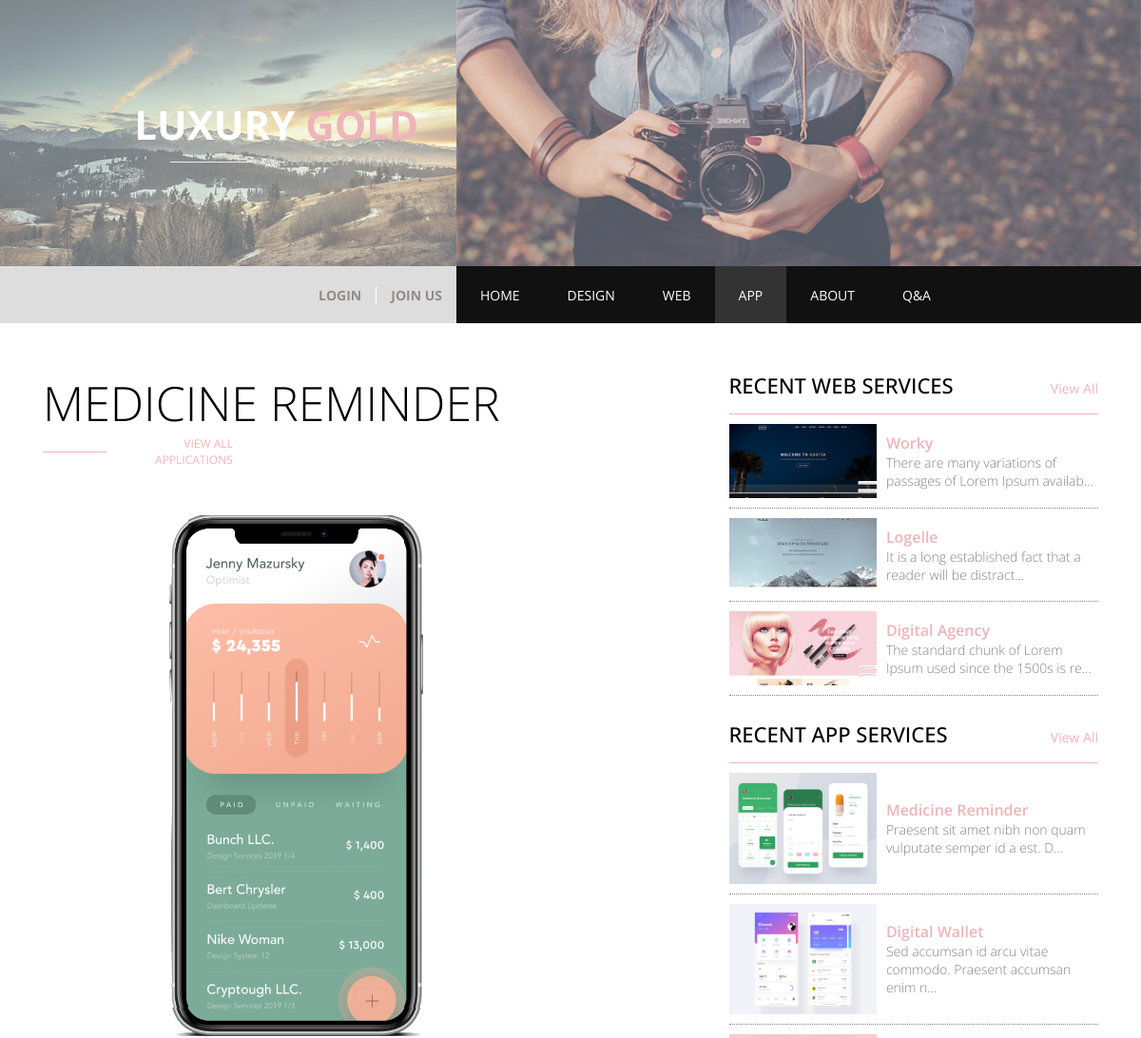
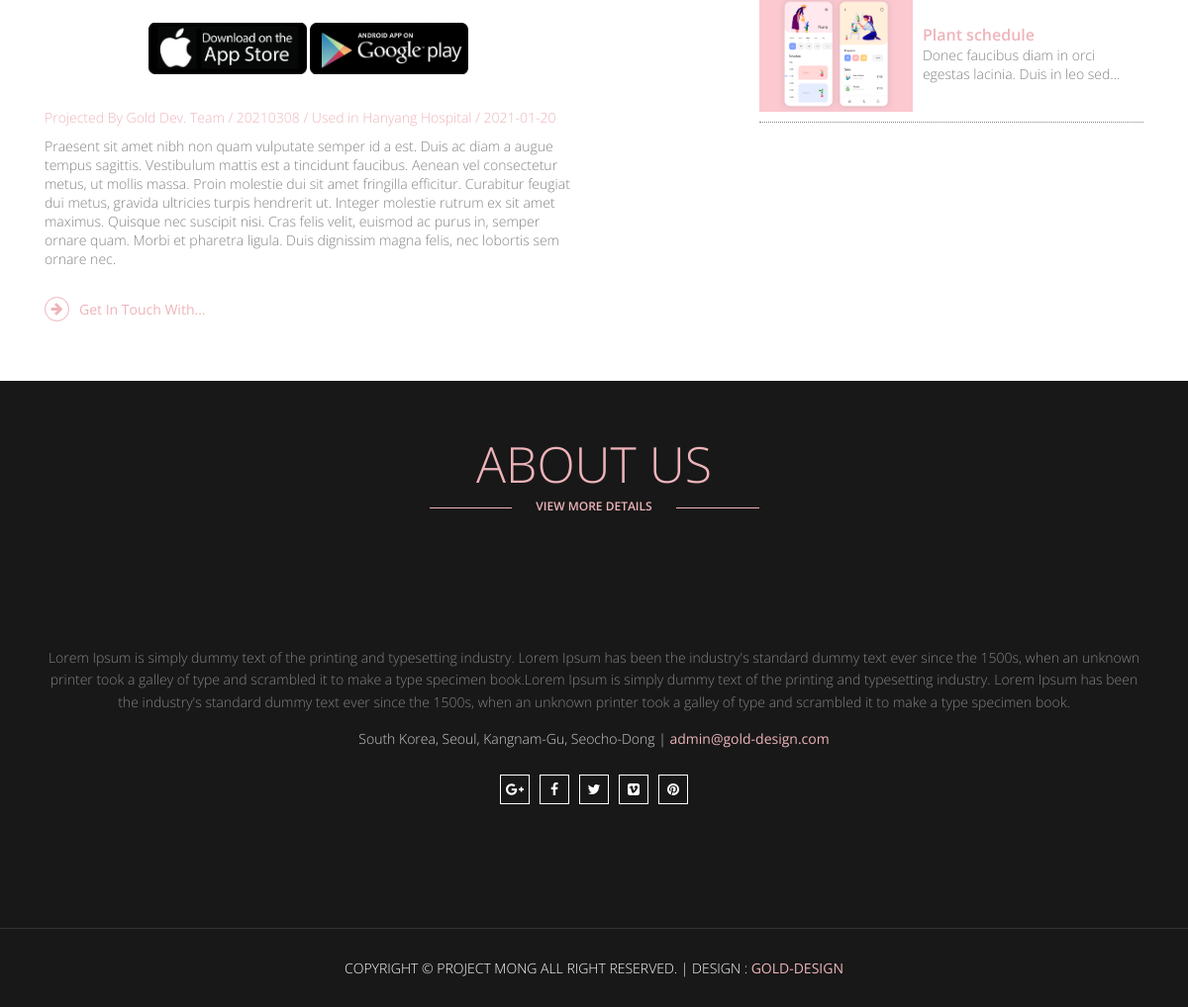
The page /pages/app/app_detail.php?num=17 on the database its author committed (2 pictures, top to bottom).
### tables this page shows
CREATE TABLE `gold_app` (
  `GOLD_APP_num` int(11) NOT NULL COMMENT '고유번호',
  `GOLD_APP_tit` varchar(20) NOT NULL COMMENT '제목',
  `GOLD_APP_ser` varchar(20) NOT NULL COMMENT '일련번호',
  `GOLD_APP_des` text NOT NULL COMMENT '설명',
  `GOLD_APP_img` varchar(30) NOT NULL COMMENT '사진',
  `GOLD_APP_thumb` varchar(30) NOT NULL COMMENT '썸네일사진',
  `GOLD_APP_cli` varchar(50) DEFAULT NULL COMMENT '납품처',
  `GOLD_APP_reg` varchar(15) NOT NULL COMMENT '등록일'
);

CREATE TABLE `gold_web` (
  `GOLD_WEB_num` int(11) NOT NULL COMMENT '고유번호',
  `GOLD_WEB_tit` varchar(20) NOT NULL COMMENT '제목',
  `GOLD_WEB_ser` varchar(20) NOT NULL COMMENT '시리얼넘버',
  `GOLD_WEB_des` text NOT NULL COMMENT '설명',
  `GOLD_WEB_img` varchar(30) NOT NULL COMMENT '사진',
  `GOLD_WEB_mimg` varchar(50) NOT NULL COMMENT '모바일사진',
  `GOLD_WEB_thumb` varchar(30) NOT NULL COMMENT '썸네일사진',
  `GOLD_WEB_cli` varchar(30) NOT NULL COMMENT '납품처',
  `GOLD_WEB_reg` varchar(15) DEFAULT NULL COMMENT '등록일',
  `GOLD_WEB_dom` varchar(50) DEFAULT NULL COMMENT '도메인주소'
);

### pages/app/app_detail.php (the view, shortened to what this page needs)
<?php
  $app_detail_num = $_GET['num'];
  include $_SERVER['DOCUMENT_ROOT']."/Gold/php_process/connect/db_connect.php";
$sql="select * from gold_app where GOLD_APP_num=$app_detail_num";
$app_result=mysqli_query($dbConn, $sql);
$app_row=mysqli_fetch_array($app_result);
$app_detail_tit=$app_row['GOLD_APP_tit'];
$app_detail_ser=$app_row['GOLD_APP_ser'];
$app_detail_des=$app_row['GOLD_APP_des'];
$app_detail_cli=$app_row['GOLD_APP_cli'];
$app_detail_reg=$app_row['GOLD_APP_reg'];
?>
<!DOCTYPE html>
<html lang="en">
<head>
  <link rel="stylesheet" href="https://cdnjs.cloudflare.com/ajax/libs/font-awesome/4.7.0/css/font-awesome.min.css">
  <link rel="stylesheet" href="/Gold/plugin/lightslider.css">
  <link rel="stylesheet" href="/Gold/css/design_web_app.css">
  <link rel="stylesheet" href="/Gold/css/style.css">
  <link rel="stylesheet" href="/Gold/css/animation.css">
  <link rel="stylesheet" href="/Gold/css/media.css">
</head>
  <body>
    <div class="wrap">
    <?php include $_SERVER["DOCUMENT_ROOT"]."/Gold/include/header.php" ?>
    <section class="contents appDetail dewebDetail">
      <div class="center clear">
        <div class="appLeft deWeLeft">
          <div class="title">
            <h2><?=$app_detail_tit?></h2>
            <div class="linkBox">
              <span class="line"></span>
              <a href="/Gold/pages/app/app.php">view all applications</a>
            </div>
          </div>
          <div class="detailCon">
            <div class="appFramebox">
              <ul id="appMain">
                <li>
                  <img src="/Gold/data/app_page/app_main/app_main_005.png" alt="">
                </li>
              </ul>
              <span class="frameTop"></span>
              <span class="frameLeft"></span>
              <span class="frameRIght"></span>
              <span class="frameBottom"></span>
            </div>
            <div class="appStoreBtns">
              <a href="#"><img src="/Gold/img/app_store.jpg" alt=""></a>
              <a href="#"><img src="/Gold/img/google_play.jpg" alt=""></a>
            </div>
            <p class="detailInfo">
              Projected By Gold Dev. Team / <?=$app_detail_ser?> / Used in <?=$app_detail_cli?> / <?=$app_detail_reg?>
            </p>
            <div class="detailDesc">
              <p><?=$app_detail_des?></p>
              <a href="/Gold/index.php#contact"><i class="fa fa-arrow-right"></i>Get In Touch With...</a>
            </div>
          </div>
        </div>
        <div class="appRight deWeRight">
          <?php include $_SERVER["DOCUMENT_ROOT"]."/Gold/include/web_side_detail.php" ?>
          <?php include $_SERVER["DOCUMENT_ROOT"]."/Gold/include/app_side_detail.php" ?>
        </div>
      </div>
    </section>
    <?php include $_SERVER["DOCUMENT_ROOT"]."/Gold/include/about.php" ?>
    <?php include $_SERVER["DOCUMENT_ROOT"]."/Gold/include/footer.php" ?>
    </div>
  </body>
</html>

### include/header.php (shortened to what this page needs)
<?php
  if(isset($_SESSION["userid"])){
    $userid = $_SESSION["userid"];
  }else{
    $userid = '';
  }
?>
    <div class="topMain clear">
      <div class="bannerBox">
        <span class="overlay"></span>
        <div class="slogan">
          <h2>LUXURY <b>GOLD</b> </h2>
          <hr>
          <p> PASSION FOR FASHION</p>
        </div>
      </div>
      <div class="headerBox">
        <span class="overlay"></span>
      </div>
      <div class="loginWrap">
        <div class="logBox">
          <?php
            if(!$userid){
          ?>
            <a href="/Gold/pages/login/login_form.php">LOGIN</a>
            <a href="/Gold/pages/login/join_form.php">JOIN US</a>
          <?php
            }
          ?>
        </div>
      </div>
      <div class="gnb">
        <ul class="clear">
          <li class="active"><a href="/Gold/index.php?key=0">HOME</a></li>
          <li><a href="/Gold/pages/design/design.php">DESIGN</a></li>
          <li><a href="/Gold/pages/web/web.php">WEB</a></li>
          <li><a href="/Gold/pages/app/app.php">APP</a></li>
          <li><a href="#">ABOUT</a></li>
          <li><a href="/Gold/pages/qna/qna.php">Q&A</a></li>
        </ul>
      </div>
    </div>

### include/web_side_detail.php
<div class="detailWeb">
            <div class="webTit">
              <h2>Recent Web Services</h2>
              <a href="/Gold/pages/web/web.php">View All</a>
            </div>
            <?php
              include $_SERVER["DOCUMENT_ROOT"]."/Gold/php_process/connect/db_connect.php";
              $sql="select * from gold_web order by GOLD_WEB_num desc limit 3";
              $web_side_result = mysqli_query($dbConn, $sql);
              while($web_side_row = mysqli_fetch_array($web_side_result)){
                $web_side_num = $web_side_row['GOLD_WEB_num'];
                $web_side_thumb = $web_side_row['GOLD_WEB_thumb'];
                $web_side_tit = $web_side_row['GOLD_WEB_tit'];
                $web_side_des = $web_side_row['GOLD_WEB_des'];
            ?>
            <div class="webLinks">
              <div class="subWebImg">
                <img src="/Gold/data/web_page/thumb/<?=$web_side_thumb?>" alt="">
              </div>
              <div class="subWebTxt">
                <a href="/Gold/pages/web/web_detail.php?num=<?=$web_side_num?>"><?=$web_side_tit?></a>
                <em><?=$web_side_des?></em>
              </div>
            </div>
            <?php
              }
            ?>
          </div>

### include/app_side_detail.php
<div class="detailApp">
  <div class="appTit">
    <h2>Recent App Services</h2>
    <a href="/Gold/pages/app/app.php">View All</a>
  </div>
  <?php
    include $_SERVER["DOCUMENT_ROOT"]."/Gold/php_process/connect/db_connect.php";
    $sql="select * from gold_app order by GOLD_APP_num desc limit 3";
    $app_side_result = mysqli_query($dbConn, $sql);
    while($app_side_row = mysqli_fetch_array($app_side_result)){
      $app_side_num = $app_side_row['GOLD_APP_num'];
      $app_side_thumb = $app_side_row['GOLD_APP_thumb'];
      $app_side_tit = $app_side_row['GOLD_APP_tit'];
      $app_side_des = $app_side_row['GOLD_APP_des'];
  ?>
  <div class="appLinks">
    <div class="subAppImg">
      <img src="/Gold/data/app_page/app_thumb/<?=$app_side_thumb?>" alt="">
    </div>
    <div class="subAppTxt">
      <a href="/Gold/pages/app/app_detail.php?num=<?=$app_side_num?>"><?=$app_side_tit?></a>
      <em><?=$app_side_des?></em>
    </div>
  </div>
  <?php
    }
  ?>
</div>

### include/about.php (shortened to what this page needs)
<section class="contents about hasTitle">
      <div class="center clear">
        <div class="title">
          <h2>ABOUT US</h2>
          <div class="subTit">
            <a href="#" class="subLink">View More Details</a>
          </div>
        </div>
        <div class="aboutTxt">
          <p>
            Lorem Ipsum is simply dummy text of the printing and typesetting industry. Lorem Ipsum has been the industry's standard dummy text ever since the 1500s, when an unknown printer took a galley of type and scrambled it to make a type specimen book.Lorem Ipsum is simply dummy text of the printing and typesetting industry. Lorem Ipsum has been the industry's standard dummy text ever since the 1500s, when an unknown printer took a galley of type and scrambled it to make a type specimen book.
          </p>
          <p class="address">
            South Korea, Seoul, Kangnam-Gu, Seocho-Dong |
            <a href="#">admin@gold-design.com</a>
          </p>
          <ul class="sns">
            <li><a href="#"><i class="fa fa-google-plus"></i></a></li>
            <li><a href="#"><i class="fa fa-facebook"></i></a></li>
            <li><a href="#"><i class="fa fa-twitter"></i></a></li>
            <li><a href="#"><i class="fa fa-vimeo-square"></i></a></li>
            <li><a href="#"><i class="fa fa-pinterest"></i></a></li>
        </ul>
        </div>
      </div>
    </section>

### include/footer.php
<footer>
      <p>
        copyright &copy; project mong all right reserved. | DESIGN : <span>GOLD-DESIGN</span>
      </p>
</footer>

### css/design_web_app.css (style rules this page uses)
.deWeLeft { width: 60%; height: auto; float: left; }
.dewebDetail .title { float: none; margin-bottom: 50px; }
.dewebDetail .title a { width: 20%; }
.detailCon { width: 100%; height: auto; padding-right: 20%; }
.detailInfo { width: 100%; height: auto; padding: 5px 0 10px 0; font-weight: 300; color: #eeb4ba; }
.detailDesc p { color: #838383; font-weight: 300; }
.detailDesc a { display:flex; width:100%; align-items:center; padding:10px 0; color:#eeb4ba; }
.detailDesc i.fa { width: 25px; height: 25px; border:1px solid #eeb4ba; border-radius:50%; display:flex; align-items:center; justify-content:center; color:#eeb4ba; margin-right:10px; }
.deWeRight { width: 40%; height: auto; float: right; padding-left: 5%; }
.deWeRight .detailWeb { width: 100%; height: auto; margin-bottom: 25px; }
.deWeRight .webTit, .deWeRight .appTit { width: 100%; height: auto; padding:0 0 15px 0; border-bottom:1px solid #eeb4ba; display:flex; justify-content: space-between; align-items: baseline; }
.deWeRight .webTit h2, .deWeRight .appTit h2 { font-size:22px; font-weight:500; text-transform:uppercase; }
.deWeRight .webTit a, .deWeRight .appTit a { color:#eeb4ba; }
.deWeRight .detailWeb .webLinks, .deWeRight .detailApp .appLinks { width: 100%; height: auto; display: flex; padding: 10px 0;border-bottom: 1px dotted #838383; }
.deWeRight .webLinks .subWebImg, .deWeRight .appLinks .subAppImg { width:40%; height: auto; overflow: hidden; _background: url(/Gold/img/new-arrival-3.jpg) no-repeat center center; }
.deWeRight .webLinks .subWebImg img, .deWeRight .appLinks .subAppImg img { width: 100%; }
.deWeRight .webLinks .subWebTxt, .deWeRight .appLinks .subAppTxt { width: 60%; padding-left:10px; display: flex; flex-direction: column; justify-content: center; }
.deWeRight .webLinks .subWebTxt a, .deWeRight .appLinks .subAppTxt a { font-weight:600; font-size:16px; color:#eeb4ba; }
.deWeRight .webLinks .subWebTxt em, .deWeRight .appLinks .subAppTxt em { color:#838383; font-weight: 300; font-style: normal; }
.appFramebox { width: 50%; position: relative;margin: 0 auto 25px; }
.appFramebox img { width: 95%; margin: auto; }
.appFramebox>span { position: absolute; display: block; background: #ddd; }
.appFramebox>span.frameTop { width: 100%; height: 30px; top:0; left: 0; background: url(/Gold/img/frame_top.png) no-repeat top center; background-size: cover; }
.appFramebox>span.frameLeft { height: 100%; width: 20px; top:0; left: 0; background: url(/Gold/img/frame_right.png) no-repeat left center; background-size: cover; }
.appFramebox>span.frameRIght { height: 100%; width: 20px; top:0; right: 0; background: url(/Gold/img/frame_left.png) no-repeat right center; background-size: cover; }
.appFramebox>span.frameBottom { width: 100%; height: 30px; bottom: 0; right: 0; background: url(/Gold/img/frame_bottom.png) no-repeat bottom center; background-size: cover; }
.appStoreBtns { width: 100%; height: auto; text-align: center; margin-bottom: 25px; }
.appStoreBtns a { width: 30%; display: inline-block; }
.appStoreBtns a img { width: 100%; }

### css/media.css (style rules this page uses)
@media screen and (max-width:1400px) { .topMain { width: 100%; } }
@media screen and (max-width:1200px) { .topMain .bannerBox { height: 35vh; } }
@media screen and (max-width:1200px) { .topMain .headerBox { height: 35vh; } }
@media screen and (max-width:1200px) { .topMain .gnb ul li { padding: 0 25px; } }
@media screen and (max-width:1200px) { .topMain .gnb ul a { font-size: 14px; } }
@media screen and (max-width:1200px) { .center { padding: 0 15px; } }
@media screen and (max-width:1200px) { .about .subTit a.subLink, .contact .subTit a.subLink { width: 15%; } }
@media screen and (max-width:1200px) { .topMain .logBox a { padding: 0 15px; } }

### rows shown on the page
gold_app: GOLD_APP_tit "MEDICINE REMINDER", GOLD_APP_ser "20210308", GOLD_APP_cli "Hanyang Hospital", GOLD_APP_reg "2021-01-20", GOLD_APP_des "Praesent sit amet nibh non quam vulputate semper id a est. Duis ac diam a augue tempus sagittis. Vestibulum mattis est a tincidunt faucibus. Aenean vel consectetur metus, ut mollis massa. Proin molestie dui sit amet fringilla efficitur. Curabitur feugiat dui metus, gravida ultricies turpis hendrerit ut. Integer molestie rutrum ex sit amet maximus. Quisque nec suscipit nisi. Cras felis velit, euismod ac purus in, semper ornare quam. Morbi et pharetra ligula. Duis dignissim magna felis, nec lobortis sem ornare nec.", GOLD_APP_thumb (picture), GOLD_APP_tit "Medicine Reminder"
gold_web: GOLD_WEB_thumb (picture), GOLD_WEB_tit "Worky"
gold_web: GOLD_WEB_thumb (picture), GOLD_WEB_tit "Logelle"
gold_web: GOLD_WEB_thumb (picture), GOLD_WEB_tit "Digital Agency"
gold_app: GOLD_APP_thumb (picture), GOLD_APP_tit "Digital Wallet"
gold_app: GOLD_APP_thumb (picture), GOLD_APP_tit "Plant schedule"
